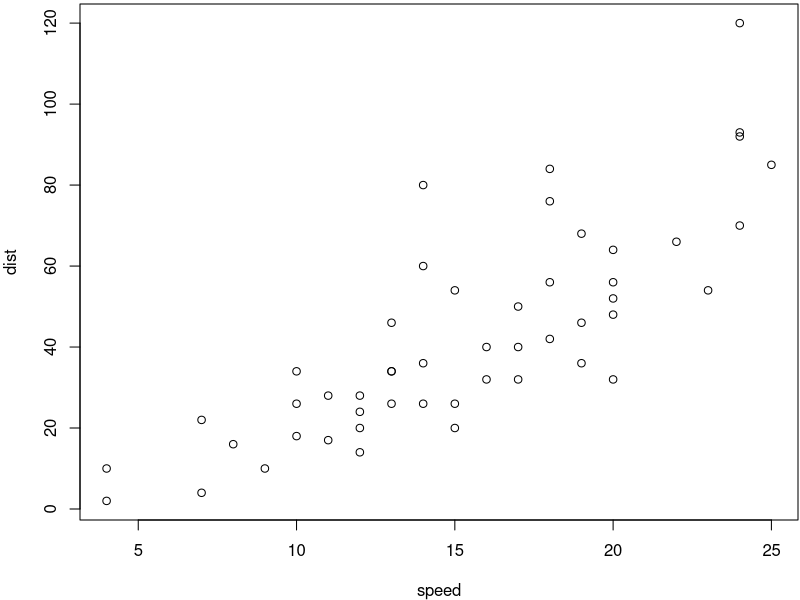

Here is the R script that generated this plot:
## ---- chunk 1
par(mar = c(4, 4, .2, .1))
plot(cars)  # a scatterplot
